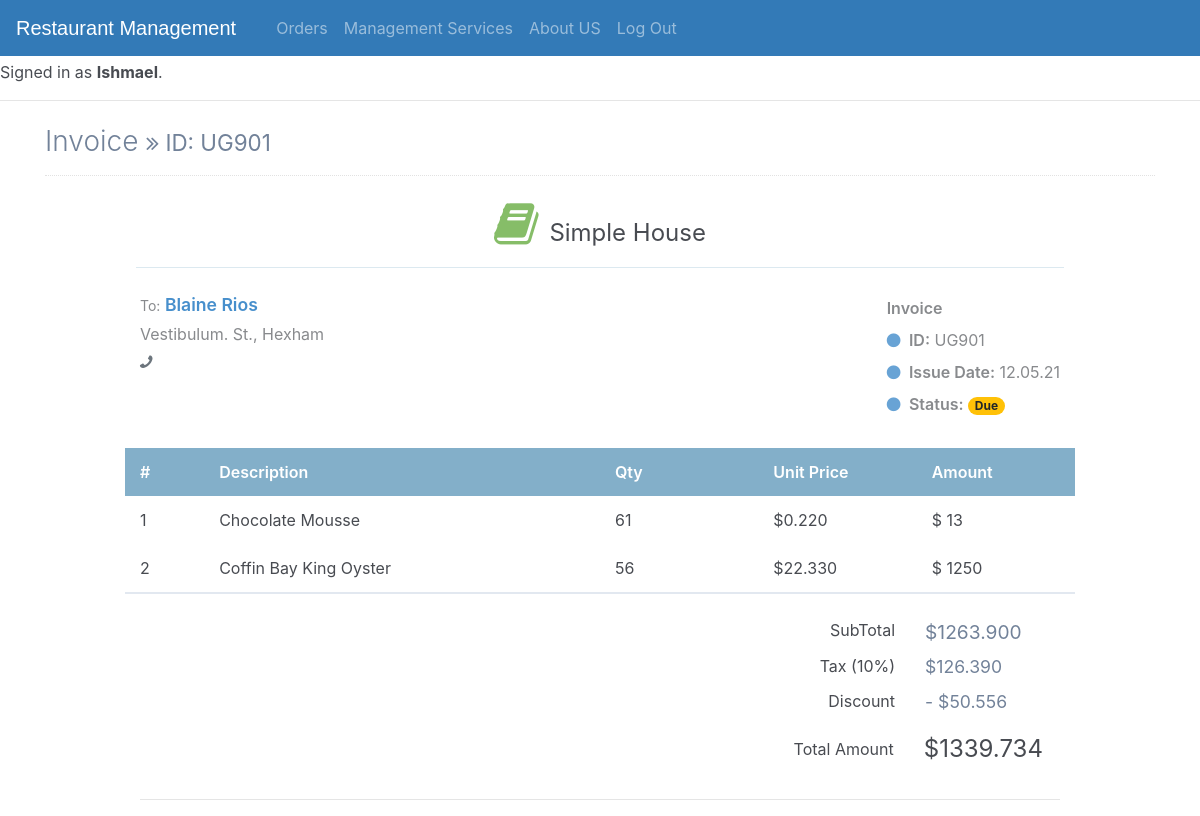
Page /Dashboard_Staff/Orders/UG901 (signed in) on the committed database.
### Management/models.py (models this page shows, shortened)
class Staff(AbstractBaseUser, PermissionsMixin):
    id = models.CharField(max_length=50,primary_key = True)
    email = models.EmailField(_('email address'), unique=True)
    user_name = models.CharField(max_length=150, unique=True)
    first_name = models.CharField(max_length=150, blank=True)
    start_date = models.CharField(max_length=150, blank=True,null=True)
    dob = models.CharField(max_length=150, blank=True,null=True)
    CATEGORY = [
    ['Manager', 'Manager'],
    ['Cook', 'Cook'],
    ['Waiter', 'Waiter'],
    ['DeliveryBoy', 'DeliveryBoy'],
    ]
    salary = models.IntegerField(null= True)
    designation = models.CharField(max_length = 50,choices = CATEGORY)
    building_no = models.CharField(null= True,max_length=50)
    street_name = models.CharField(max_length=50,null= True)
    city = models.CharField(max_length=50,null= True)
    zipcode = models.IntegerField(null= True)
    is_staff = models.BooleanField(default=True)
    is_active = models.BooleanField(default=True)
    objects = CustomAccountManager()
    USERNAME_FIELD = 'email'
    REQUIRED_FIELDS = ['user_name', 'first_name']
    def address(self):
        return f"{self.building_no  +  self.street_name + self.city }"

class Order(models.Model):
    id = models.CharField(max_length=50,primary_key = True)
    date = models.CharField(max_length=50)
    price = models.FloatField()

class PlaceOrder(models.Model):
    customer = models.ForeignKey(Customer,on_delete=models.CASCADE)
    order = models.OneToOneField(Order,on_delete=models.CASCADE,related_name="places")

class Customer(models.Model):
    id = models.CharField(max_length=50,primary_key = True)
    first_name = models.CharField(max_length=50)
    last_name = models.CharField(max_length=50)
    times_ordered = models.IntegerField(default = 0)

class Delivery(models.Model):
    cat = [("On Going","On Going"),("Completed","Completed"),("Cancelled","Cancelled")]
    order = models.OneToOneField(Order,on_delete=models.CASCADE,related_name="delivers")
    category = models.CharField(max_length = 50)
    status = models.CharField(default =cat[0],choices = cat,max_length = 50)
    building_no = models.CharField(null= True,max_length=50)
    street_name = models.CharField(max_length = 50)
    city = models.CharField(max_length = 50)
    zipcode = models.IntegerField()

class Transaction(models.Model):
    cat = [("Due","Due"),("Completed","Completed"),("Cancelled","Cancelled")]
    order = models.OneToOneField(Order,on_delete=models.CASCADE,related_name = "transc")
    status = models.CharField(default =cat[0],choices = cat,max_length = 50)
    amount_paid = models.FloatField(default=0)
    price = models.FloatField()
    tax = models.FloatField()
    discount = models.FloatField()
    customer = models.ForeignKey(Customer,on_delete=models.CASCADE)

class Order_Menu(models.Model):
    menu = models.ForeignKey(Menu,on_delete=models.DO_NOTHING)
    order = models.ForeignKey(Order,on_delete=models.CASCADE)

class Menu(models.Model):
    id = models.CharField(max_length=50,primary_key = True)
    name = models.CharField(max_length = 50)
    price = models.FloatField()
    category = models.CharField(max_length = 50)
    timesOrdered = models.IntegerField(default=0)

### Management/views.py (the view)
# urls.py: path("Dashboard_Staff/Orders/<str:id>", views.check_order, name="check_order"),
def check_order(request,id):
    order = Order.objects.get(id=id)
    menu_orders = Order_Menu.objects.filter(order=id)
    return render(request,"Management/sp_order.html",{"id":id,"order":order,"menu_orders":menu_orders,})

### Management/templatetags/textra.py (called while the page is built)
@register.filter
@register.filter
def list_index_from_value(list_, value):
    l = list(list_)
    return l.index(value)+1

### Management/templates/Management/sp_order.html (shortened to what this page needs)
{% extends "Management/layout.html" %}
{% load textra %}
{% block style %}
<link href="https://maxcdn.bootstrapcdn.com/font-awesome/4.7.0/css/font-awesome.min.css" rel="stylesheet" />
{% endblock %}
{% block body %}
<div class="page-content container">
    <div class="page-header text-blue-d2">
        <h1 class="page-title text-secondary-d1">
            Invoice
            <small class="page-info">
                <i class="fa fa-angle-double-right text-80"></i>
                ID: {{id}}
            </small>
        </h1>
    </div>
    <div class="container px-0">
        <div class="row mt-4">
            <div class="col-12 col-lg-10 offset-lg-1">
                <div class="row">
                    <div class="col-12">
                        <div class="text-center text-150">
                            <i class="fa fa-book fa-2x text-success-m2 mr-1"></i>
                            <span class="text-default-d3">Simple House</span>
                        </div>
                    </div>
                </div>
                <hr class="row brc-default-l1 mx-n1 mb-4" />
                <div class="row">
                    <div class="col-sm-6">
                        <div>
                            <span class="text-sm text-grey-m2 align-middle">To:</span>
                            <span class="text-600 text-110 text-blue align-middle">{{order.places.customer.first_name}} {{order.places.customer.last_name}}</span>
                        </div>
                        <div class="text-grey-m2">
                            <div class="my-1">
                                {{order.delivers.street_name}}, {{order.delivers.city}}
                            </div>
                            <div class="my-1"><i class="fa fa-phone fa-flip-horizontal text-secondary"></i> <b class="text-600">{{ph}}</b></div>
                        </div>
                    </div>
                    <div class="text-95 col-sm-6 align-self-start d-sm-flex justify-content-end">
                        <div class="text-grey-m2">
                            <div class="mt-1 mb-2 text-secondary-m1 text-600 text-125">
                                Invoice
                            </div>
                            <div class="my-2"><i class="fa fa-circle text-blue-m2 text-xs mr-1"></i> <span class="text-600 text-90">ID:</span> {{id}}</div>
                            <div class="my-2"><i class="fa fa-circle text-blue-m2 text-xs mr-1"></i> <span class="text-600 text-90">Issue Date:</span> {{order.date}}</div>
                            <div class="my-2"><i class="fa fa-circle text-blue-m2 text-xs mr-1"></i> <span class="text-600 text-90">Status: </span> <span class="badge badge-warning badge-pill px-25">{{order.transc.status }}</span></div>
                        </div>
                    </div>
                </div>
                <div class="mt-4">
                    <div class="row text-600 text-white bgc-default-tp1 py-25">
                        <div class="d-none d-sm-block col-1">#</div>
                        <div class="col-9 col-sm-5">Description</div>
                        <div class="d-none d-sm-block col-4 col-sm-2">Qty</div>
                        <div class="d-none d-sm-block col-sm-2">Unit Price</div>
                        <div class="col-2">Amount</div>
                    </div>
                    {% for mo in menu_orders%}
                    <div class="text-95 text-secondary-d3">
                        <div class="row mb-2 mb-sm-0 py-25">
                            <div class="d-none d-sm-block col-1"> {{ menu_orders|list_index_from_value:mo }}</div>
                            <div class="col-9 col-sm-5"> {{mo.menu.name}} </div>
                            <div class="d-none d-sm-block col-2">{{mo.menu.timesOrdered}}</div>
                            <div class="d-none d-sm-block col-2 text-95">${{mo.menu.price|floatformat:"-3"}}</div>
                            {% widthratio mo.menu.price 1 100 as width %}
                            <div class="col-2 text-secondary-d2">$ {% widthratio mo.menu.timesOrdered 100 width %}</div>
                        </div>
                    {% endfor %}
                    </div>
                    <div class="row border-b-2 brc-default-l2"></div>
                    <div class="row mt-3">
                        <div class="col-12 col-sm-7 text-grey-d2 text-95 mt-2 mt-lg-0">
                        </div>
                        <div class="col-12 col-sm-5 text-grey text-90 order-first order-sm-last">
                            <div class="row my-2">
                                <div class="col-7 text-right">
                                    SubTotal
                                </div>
                                <div class="col-5">
                                    <span class="text-120 text-secondary-d1">${{order.transc.price|floatformat:"-3"}}</span>
                                </div>
                            </div>
                            <div class="row my-2">
                                <div class="col-7 text-right">
                                    Tax (10%)
                                </div>
                                <div class="col-5">
                                    <span class="text-110 text-secondary-d1">${{order.transc.tax|floatformat:"-3"}}</span>
                                </div>
                            </div>
                            <div class="row my-2">
                                <div class="col-7 text-right">
                                    Discount
                                </div>
                                <div class="col-5">
                                    <span class="text-110 text-secondary-d1">- ${{order.transc.discount|floatformat:"-3"}}</span>
                                </div>
                            </div>
                            <div class="row my-2 align-items-center bgc-primary-l3 p-2">
                                <div class="col-7 text-right">
                                    Total Amount
                                </div>
                                <div class="col-5">
                                    <span class="text-150 text-success-d3 opacity-2">${{order.transc.amount_paid|floatformat:"-3"}}</span>
                                </div>
                            </div>
                        </div>
                    </div>
                    <hr />
                </div>
            </div>
        </div>
    </div>
</div>
{% endblock %}

### Management/templates/Management/layout.html (shortened to what this page needs)
{% load static %}
<!DOCTYPE html>
<html lang="en">
    <head>
        <link href="https://unpkg.com/tailwindcss@^1.0/dist/tailwind.min.css" rel="stylesheet">
        <link rel="stylesheet" href="https://stackpath.bootstrapcdn.com/bootstrap/4.4.1/css/bootstrap.min.css">
  <link rel="stylesheet" href="https://maxcdn.bootstrapcdn.com/font-awesome/4.7.0/css/font-awesome.min.css">
        {% block style%} {% endblock %}
    </head>
    <body>
        <div style="margin-top: 60px;">
            {% if user.is_authenticated %}
                Signed in as <strong>{{ user.user_name }}</strong>.
            {% else %}
                Not signed in.
            {% endif %}
        </div>
        <ul class="nav">
            {% if user.is_authenticated %}
            <div class="bs-example">
                <nav class="navbar navbar-expand-md navbar-dark fixed-top" style="background:#337AB7;">
                  <a href="{% url 'Dashboard_Staff' %}" class="navbar-brand">Restaurant Management</a>
                  <div class="collapse navbar-collapse justify-content-between" id="navbarCollapse">
                    <div class="navbar-nav">
                <li class="nav-item">
                <a class="nav-item nav-link" href="{% url 'Dashboard_Staff' %}"></a>
            </li>
            <li class="nav-item">
                <a class="nav-item nav-link" href="{% url 'order' %}" > Orders</a>
            </li>
            <li class="nav-item">
                <a class="nav-item nav-link" href="{% url 'MS' %}"> Management Services</a>
            </li>
            <div class="navbar-nav">
            <a class="nav-item nav-link" href="{% url 'AboutUs' %}"> About US</a>
            <li class="nav-item">
                <a class="nav-item nav-link" href="{% url 'logout' %}">Log Out</a>
            </li>
        </div>
        </div>
    </nav>
  </div>
            {% endif %}
        </ul>
        <hr>
        {% block body %}
        {% endblock %}
    </body>
</html>

### Management/templates/Management/layout.html (style rules this page uses)
.bs-example { margin: 0px; }
.navbar-brand { font-size: 20px; font-family: sans-serif; }

### Management/templates/Management/sp_order.html (style rules this page uses)
body { margin-top:20px; color: #484b51; }
.text-secondary-d1 { color: #728299!important; }
.page-header { margin: 0 0 1rem; padding-bottom: 1rem; padding-top: .5rem; border-bottom: 1px dotted #e2e2e2; display: -ms-flexbox; display: flex; -ms-flex-pack: justify; justify-content: space-between; -ms-flex-align: center; align-items: center; }
.page-title { padding: 0; margin: 0; font-size: 1.75rem; font-weight: 300; }
.brc-default-l1 { border-color: #dce9f0!important; }
.ml-n1, .mx-n1 { margin-left: -.25rem!important; }
.mr-n1, .mx-n1 { margin-right: -.25rem!important; }
.mb-4, .my-4 { margin-bottom: 1.5rem!important; }
hr { margin-top: 1rem; margin-bottom: 1rem; border: 0; border-top: 1px solid rgba(0,0,0,.1); }
.text-grey-m2 { color: #888a8d!important; }
.text-success-m2 { color: #86bd68!important; }
.font-bolder, .text-600 { font-weight: 600!important; }
.text-110 { font-size: 110%!important; }
.text-blue { color: #478fcc!important; }
.pb-25, .py-25 { padding-bottom: .75rem!important; }
.pt-25, .py-25 { padding-top: .75rem!important; }
.bgc-default-tp1 { background-color: rgba(121,169,197,.92)!important; }
.text-120 { font-size: 120%!important; }
.text-blue-m2 { color: #68a3d5!important; }
.text-150 { font-size: 150%!important; }

### rows in the picture
Staff: user_name "Ishmael"
Order: places.customer.first_name "Blaine", places.customer.last_name "Rios", delivers.street_name "Vestibulum. St.", delivers.city "Hexham", date "12.05.21", transc.status "Due", transc.price "1263.900", transc.tax "126.390", transc.discount "50.556", transc.amount_paid "1339.734"
Order_Menu: menu_orders "1", menu.name "Chocolate Mousse", menu.timesOrdered "61", menu.price "0.220", menu.timesOrdered "13", id "2"
Order_Menu: menu.name "Coffin Bay King Oyster", menu.timesOrdered "56", menu.price "22.330", menu.timesOrdered "1250"

### other values in the picture
{{ id }} "UG901"
